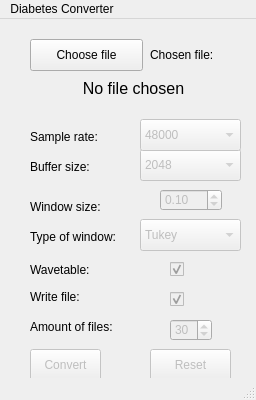
<?xml version="1.0" encoding="UTF-8"?>
<ui version="4.0">
 <class>mainWindow</class>
 <widget class="QMainWindow" name="mainWindow">
  <property name="geometry">
   <rect>
    <x>0</x>
    <y>0</y>
    <width>256</width>
    <height>400</height>
   </rect>
  </property>
  <property name="sizePolicy">
   <sizepolicy hsizetype="Fixed" vsizetype="Fixed">
    <horstretch>0</horstretch>
    <verstretch>0</verstretch>
   </sizepolicy>
  </property>
  <property name="minimumSize">
   <size>
    <width>256</width>
    <height>342</height>
   </size>
  </property>
  <property name="maximumSize">
   <size>
    <width>256</width>
    <height>400</height>
   </size>
  </property>
  <property name="windowTitle">
   <string>Glucose Level Converter</string>
  </property>
  <widget class="QWidget" name="centralwidget">
   <widget class="QPushButton" name="file_chooser">
    <property name="geometry">
     <rect>
      <x>30</x>
      <y>20</y>
      <width>113</width>
      <height>32</height>
     </rect>
    </property>
    <property name="text">
     <string>Choose file</string>
    </property>
   </widget>
   <widget class="QLabel" name="label">
    <property name="geometry">
     <rect>
      <x>150</x>
      <y>20</y>
      <width>91</width>
      <height>31</height>
     </rect>
    </property>
    <property name="text">
     <string>Chosen file:</string>
    </property>
    <property name="alignment">
     <set>Qt::AlignLeading|Qt::AlignLeft|Qt::AlignVCenter</set>
    </property>
   </widget>
   <widget class="QPushButton" name="run_button">
    <property name="enabled">
     <bool>false</bool>
    </property>
    <property name="geometry">
     <rect>
      <x>30</x>
      <y>330</y>
      <width>71</width>
      <height>32</height>
     </rect>
    </property>
    <property name="text">
     <string>Convert</string>
    </property>
   </widget>
   <widget class="QPushButton" name="reset_button">
    <property name="enabled">
     <bool>false</bool>
    </property>
    <property name="geometry">
     <rect>
      <x>150</x>
      <y>330</y>
      <width>81</width>
      <height>32</height>
     </rect>
    </property>
    <property name="text">
     <string>Reset</string>
    </property>
   </widget>
   <widget class="QComboBox" name="buffer_size">
    <property name="enabled">
     <bool>false</bool>
    </property>
    <property name="geometry">
     <rect>
      <x>140</x>
      <y>130</y>
      <width>101</width>
      <height>32</height>
     </rect>
    </property>
    <property name="currentIndex">
     <number>2</number>
    </property>
    <property name="maxVisibleItems">
     <number>2</number>
    </property>
    <property name="frame">
     <bool>true</bool>
    </property>
    <item>
     <property name="text">
      <string>512</string>
     </property>
    </item>
    <item>
     <property name="text">
      <string>1024</string>
     </property>
    </item>
    <item>
     <property name="text">
      <string>2048</string>
     </property>
    </item>
    <item>
     <property name="text">
      <string>4096</string>
     </property>
    </item>
   </widget>
   <widget class="QLabel" name="label_2">
    <property name="geometry">
     <rect>
      <x>30</x>
      <y>140</y>
      <width>81</width>
      <height>16</height>
     </rect>
    </property>
    <property name="text">
     <string>Buffer size:</string>
    </property>
   </widget>
   <widget class="QLabel" name="label_3">
    <property name="geometry">
     <rect>
      <x>30</x>
      <y>180</y>
      <width>91</width>
      <height>16</height>
     </rect>
    </property>
    <property name="text">
     <string>Window size:</string>
    </property>
   </widget>
   <widget class="QLabel" name="label_4">
    <property name="geometry">
     <rect>
      <x>30</x>
      <y>240</y>
      <width>81</width>
      <height>21</height>
     </rect>
    </property>
    <property name="text">
     <string>Wavetable:</string>
    </property>
   </widget>
   <widget class="QLabel" name="label_5">
    <property name="geometry">
     <rect>
      <x>30</x>
      <y>270</y>
      <width>59</width>
      <height>16</height>
     </rect>
    </property>
    <property name="text">
     <string>Write file:</string>
    </property>
   </widget>
   <widget class="QLabel" name="label_6">
    <property name="geometry">
     <rect>
      <x>30</x>
      <y>300</y>
      <width>101</width>
      <height>16</height>
     </rect>
    </property>
    <property name="text">
     <string>Amount of files:</string>
    </property>
   </widget>
   <widget class="QDoubleSpinBox" name="window_size">
    <property name="enabled">
     <bool>false</bool>
    </property>
    <property name="geometry">
     <rect>
      <x>160</x>
      <y>170</y>
      <width>62</width>
      <height>22</height>
     </rect>
    </property>
    <property name="decimals">
     <number>2</number>
    </property>
    <property name="minimum">
     <double>0.010000000000000</double>
    </property>
    <property name="maximum">
     <double>1.000000000000000</double>
    </property>
    <property name="singleStep">
     <double>0.050000000000000</double>
    </property>
    <property name="value">
     <double>0.100000000000000</double>
    </property>
   </widget>
   <widget class="QCheckBox" name="is_wavetable">
    <property name="enabled">
     <bool>false</bool>
    </property>
    <property name="geometry">
     <rect>
      <x>170</x>
      <y>240</y>
      <width>86</width>
      <height>20</height>
     </rect>
    </property>
    <property name="text">
     <string/>
    </property>
    <property name="checked">
     <bool>true</bool>
    </property>
   </widget>
   <widget class="QCheckBox" name="write_files">
    <property name="enabled">
     <bool>false</bool>
    </property>
    <property name="geometry">
     <rect>
      <x>170</x>
      <y>270</y>
      <width>86</width>
      <height>20</height>
     </rect>
    </property>
    <property name="text">
     <string/>
    </property>
    <property name="checked">
     <bool>true</bool>
    </property>
   </widget>
   <widget class="QSpinBox" name="amt_files">
    <property name="enabled">
     <bool>false</bool>
    </property>
    <property name="geometry">
     <rect>
      <x>170</x>
      <y>300</y>
      <width>42</width>
      <height>22</height>
     </rect>
    </property>
    <property name="minimum">
     <number>1</number>
    </property>
    <property name="value">
     <number>30</number>
    </property>
   </widget>
   <widget class="QLabel" name="filename">
    <property name="geometry">
     <rect>
      <x>28</x>
      <y>49</y>
      <width>211</width>
      <height>41</height>
     </rect>
    </property>
    <property name="font">
     <font>
      <pointsize>12</pointsize>
     </font>
    </property>
    <property name="text">
     <string>No file chosen</string>
    </property>
    <property name="alignment">
     <set>Qt::AlignCenter</set>
    </property>
    <property name="wordWrap">
     <bool>true</bool>
    </property>
   </widget>
   <widget class="QLabel" name="label_7">
    <property name="geometry">
     <rect>
      <x>30</x>
      <y>210</y>
      <width>101</width>
      <height>16</height>
     </rect>
    </property>
    <property name="text">
     <string>Type of window:</string>
    </property>
   </widget>
   <widget class="QComboBox" name="window_type">
    <property name="enabled">
     <bool>false</bool>
    </property>
    <property name="geometry">
     <rect>
      <x>140</x>
      <y>200</y>
      <width>101</width>
      <height>32</height>
     </rect>
    </property>
    <property name="currentIndex">
     <number>0</number>
    </property>
    <property name="maxVisibleItems">
     <number>2</number>
    </property>
    <property name="frame">
     <bool>true</bool>
    </property>
    <item>
     <property name="text">
      <string>Tukey</string>
     </property>
    </item>
    <item>
     <property name="text">
      <string>Hamming</string>
     </property>
    </item>
    <item>
     <property name="text">
      <string>Hann</string>
     </property>
    </item>
    <item>
     <property name="text">
      <string>Boxcar</string>
     </property>
    </item>
    <item>
     <property name="text">
      <string>Blackman</string>
     </property>
    </item>
   </widget>
   <widget class="QLabel" name="label_8">
    <property name="geometry">
     <rect>
      <x>30</x>
      <y>110</y>
      <width>81</width>
      <height>16</height>
     </rect>
    </property>
    <property name="text">
     <string>Sample rate:</string>
    </property>
   </widget>
   <widget class="QComboBox" name="sample_rate">
    <property name="enabled">
     <bool>false</bool>
    </property>
    <property name="geometry">
     <rect>
      <x>140</x>
      <y>100</y>
      <width>101</width>
      <height>32</height>
     </rect>
    </property>
    <property name="currentIndex">
     <number>1</number>
    </property>
    <property name="maxVisibleItems">
     <number>2</number>
    </property>
    <property name="frame">
     <bool>true</bool>
    </property>
    <item>
     <property name="text">
      <string>44100</string>
     </property>
    </item>
    <item>
     <property name="text">
      <string>48000</string>
     </property>
    </item>
    <item>
     <property name="text">
      <string>88200</string>
     </property>
    </item>
    <item>
     <property name="text">
      <string>96000</string>
     </property>
    </item>
   </widget>
  </widget>
  <widget class="QMenuBar" name="menubar">
   <property name="geometry">
    <rect>
     <x>0</x>
     <y>0</y>
     <width>256</width>
     <height>22</height>
    </rect>
   </property>
   <widget class="QMenu" name="menuDiabetes_Converter">
    <property name="title">
     <string>Diabetes Converter</string>
    </property>
   </widget>
   <addaction name="menuDiabetes_Converter"/>
  </widget>
  <widget class="QStatusBar" name="statusbar"/>
 </widget>
 <resources/>
 <connections/>
</ui>
